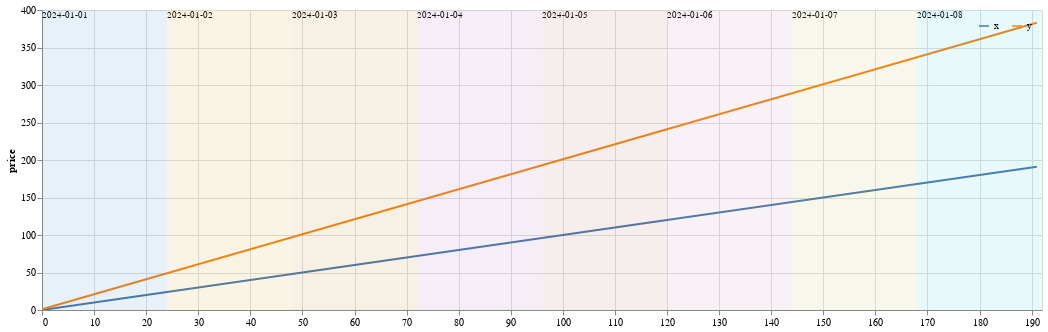

Notebook cell for this chart:
### Code cell
(
    plot + text + span
).properties(width=1000).interactive(bind_y=False)

### Figure 1 — Vega specification as saved in the notebook (floating-point values rounded to 4 significant figures; data arrays with more than 128 entries replaced by an {"elided": "..."} marker saying what was removed)
{"$schema": "https://vega.github.io/schema/vega/v5.json", "data": [{"name": "param_14_store"}, {"name": "param_13_store"}, {"name": "source_0", "values": {"elided": "384 records"}}, {"name": "data_0", "values": {"elided": "192 records"}}, {"name": "source_1", "values": [{"date_label": "2024-01-01", "datetime index": 0}, {"date_label": "2024-01-02", "datetime index": 24}, {"date_label": "2024-01-03", "datetime index": 48}, {"date_label": "2024-01-04", "datetime index": 72}, {"date_label": "2024-01-05", "datetime index": 96}, {"date_label": "2024-01-06", "datetime index": 120}, {"date_label": "2024-01-07", "datetime index": 144}, {"date_label": "2024-01-08", "datetime index": 168}]}, {"name": "source_2", "values": [{"_date_index": 0, "datetime index": 0, "datetime index_max": 24}, {"_date_index": 1, "datetime index": 24, "datetime index_max": 48}, {"_date_index": 2, "datetime index": 48, "datetime index_max": 72}, {"_date_index": 3, "datetime index": 72, "datetime index_max": 96}, {"_date_index": 4, "datetime index": 96, "datetime index_max": 120}, {"_date_index": 5, "datetime index": 120, "datetime index_max": 144}, {"_date_index": 6, "datetime index": 144, "datetime index_max": 168}, {"_date_index": 7, "datetime index": 168, "datetime index_max": 192}]}, {"name": "source_0_y_domain_price", "values": [{"min": 0, "max": 383}]}, {"name": "source_0_view_14_color_domain_asdf", "values": [{"asdf": "x"}, {"asdf": "y"}]}, {"name": "source_2_layer_3_color_domain__date_index", "values": [{"min": 0, "max": 7}]}], "signals": [{"name": "unit", "value": {}, "on": [{"events": "pointermove", "update": "isTuple(group()) ? group() : unit"}]}, {"name": "param_14", "update": "vlSelectionResolve(\"param_14_store\", \"union\")"}, {"name": "param_13", "update": "vlSelectionResolve(\"param_13_store\", \"union\", true, true)"}, {"name": "param_14_datetime_index", "on": [{"events": [{"source": "view", "type": "dblclick"}], "update": "null"}, {"events": {"signal": "param_14_translate_delta"}, "update": "panLinear(param_14_translate_anchor.extent_x, -param_14_translate_delta.x / width)"}, {"events": {"signal": "param_14_zoom_delta"}, "update": "zoomLinear(domain(\"x\"), param_14_zoom_anchor.x, param_14_zoom_delta)"}]}, {"name": "param_14_tuple", "on": [{"events": [{"signal": "param_14_datetime_index"}], "update": "param_14_datetime_index ? {unit: \"view_14\", fields: param_14_tuple_fields, values: [param_14_datetime_index]} : null"}]}, {"name": "param_14_tuple_fields", "value": [{"field": "datetime index", "channel": "x", "type": "R"}]}, {"name": "param_14_translate_anchor", "value": {}, "on": [{"events": [{"source": "scope", "type": "pointerdown"}], "update": "{x: x(unit), y: y(unit), extent_x: domain(\"x\")}"}]}, {"name": "param_14_translate_delta", "value": {}, "on": [{"events": [{"source": "window", "between": [{"source": "scope", "type": "pointerdown"}, {"source": "window", "type": "pointerup"}], "type": "pointermove", "consume": true}], "update": "{x: param_14_translate_anchor.x - x(unit), y: param_14_translate_anchor.y - y(unit)}"}]}, {"name": "param_14_zoom_anchor", "on": [{"events": [{"source": "scope", "type": "wheel", "consume": true}], "update": "{x: invert(\"x\", x(unit)), y: invert(\"y\", y(unit))}"}]}, {"name": "param_14_zoom_delta", "on": [{"events": [{"source": "scope", "type": "wheel", "consume": true}], "update": "pow(1.001, event.deltaY * pow(16, event.deltaMode))", "force": true}]}, {"name": "param_14_modify", "on": [{"events": {"signal": "param_14_tuple"}, "update": "modify(\"param_14_store\", param_14_tuple, true)"}]}, {"name": "param_13_tuple", "on": [{"events": [{"source": "scope", "markname": "view_13_voronoi", "type": "pointerover"}], "update": "datum && item().mark.marktype !== 'group' && indexof(item().mark.role, 'legend') < 0 ? {unit: \"view_13\", fields: param_13_tuple_fields, values: [(item().isVoronoi ? datum.datum : datum)[\"datetime index\"]]} : null", "force": true}, {"events": [{"source": "view", "type": "dblclick"}], "update": "null"}]}, {"name": "param_13_tuple_fields", "value": [{"type": "E", "field": "datetime index"}]}, {"name": "param_13_toggle", "value": false, "on": [{"events": [{"source": "scope", "markname": "view_13_voronoi", "type": "pointerover"}], "update": "event.shiftKey"}, {"events": [{"source": "view", "type": "dblclick"}], "update": "false"}]}, {"name": "param_13_modify", "on": [{"events": {"signal": "param_13_tuple"}, "update": "modify(\"param_13_store\", param_13_toggle ? null : param_13_tuple, param_13_toggle ? null : true, param_13_toggle ? param_13_tuple : null)"}]}], "marks": [{"type": "group", "name": "view_14_pathgroup", "from": {"facet": {"data": "source_0", "name": "faceted_path_view_14_main", "groupby": ["asdf"]}}, "encode": {"update": {"height": {"field": {"signal": null, "datum": null, "group": "height", "parent": null}}, "width": {"field": {"signal": null, "datum": null, "group": "width", "parent": null}}}}, "marks": [{"type": "line", "name": "view_14_marks", "from": {"data": "faceted_path_view_14_main"}, "sort": {"field": "datum[\"datetime index\"]"}, "encode": {"update": {"x": {"field": "datetime index", "scale": "x"}, "y": {"field": "price", "scale": "y"}, "defined": {"signal": "isValid(datum[\"datetime index\"]) && isFinite(+datum[\"datetime index\"]) && isValid(datum[\"price\"]) && isFinite(+datum[\"price\"])"}, "stroke": {"field": "asdf", "scale": "view_14_color"}}}, "interactive": true, "style": ["line"], "clip": true}]}, {"type": "rule", "name": "view_13_marks", "from": {"data": "data_0"}, "encode": {"update": {"y": {"value": 0}, "stroke": {"value": "black"}, "y2": {"field": {"signal": null, "datum": null, "group": "height", "parent": null}}, "opacity": [{"value": 1, "test": "length(data(\"param_13_store\")) && vlSelectionTest(\"param_13_store\", datum)"}, {"value": 0}], "tooltip": {"signal": "{\"datetime index\": format(datum[\"datetime index\"], \"\"), \"x\": format(datum[\"x\"], \"\"), \"y\": format(datum[\"y\"], \"\")}"}, "x": {"field": "datetime index", "scale": "x"}}}, "interactive": true, "clip": true, "style": ["rule"]}, {"type": "path", "name": "view_13_voronoi", "from": {"data": "view_13_marks"}, "encode": {"update": {"stroke": {"value": "transparent"}, "tooltip": {"signal": "{\"datetime index\": format(datum.datum[\"datetime index\"], \"\"), \"x\": format(datum.datum[\"x\"], \"\"), \"y\": format(datum.datum[\"y\"], \"\")}"}, "isVoronoi": {"value": true}, "strokeWidth": {"value": 0.35}, "fill": {"value": "transparent"}}}, "transform": [{"type": "voronoi", "x": {"expr": "datum.datum.x || 0"}, "y": {"expr": "datum.datum.y || 0"}, "size": [{"signal": "width"}, {"signal": "height"}]}], "interactive": true}, {"type": "text", "name": "layer_2_marks", "from": {"data": "source_1"}, "encode": {"update": {"fontSize": {"value": 9}, "fill": {"value": "black"}, "align": {"value": "left"}, "x": {"field": "datetime index", "scale": "x"}, "baseline": {"value": "middle"}, "y": {"value": 5}, "text": {"signal": "isValid(datum[\"date_label\"]) ? datum[\"date_label\"] : \"\"+datum[\"date_label\"]"}}}, "clip": true, "style": ["text"], "interactive": false}, {"type": "rect", "name": "layer_3_marks", "from": {"data": "source_2"}, "encode": {"update": {"x": {"field": "datetime index", "scale": "x"}, "x2": {"field": "datetime index_max", "scale": "x"}, "y": {"value": 0}, "opacity": {"value": 0.1}, "fill": {"field": "_date_index", "scale": "layer_3_color"}, "y2": {"field": {"signal": null, "datum": null, "group": "height", "parent": null}}}}, "clip": true, "interactive": false, "style": ["rect"]}], "scales": [{"name": "x", "type": "linear", "domain": [0, 192], "range": [0, {"signal": "width"}], "nice": false, "domainRaw": {"signal": "param_14[\"datetime index\"]"}, "zero": true}, {"name": "y", "type": "linear", "domain": [{"signal": "(data(\"source_0_y_domain_price\")[0] || {}).min"}, {"signal": "(data(\"source_0_y_domain_price\")[0] || {}).max"}], "range": [{"signal": "height"}, 0], "zero": false, "nice": true}, {"name": "view_14_color", "type": "ordinal", "domain": {"data": "source_0_view_14_color_domain_asdf", "field": "asdf", "sort": true}, "range": "category"}, {"name": "layer_3_color", "type": "linear", "domain": [{"signal": "(data(\"source_2_layer_3_color_domain__date_index\")[0] || {}).min"}, {"signal": "(data(\"source_2_layer_3_color_domain__date_index\")[0] || {}).max"}], "range": {"scheme": "category10"}, "zero": false, "interpolate": "hcl"}], "axes": [{"scale": "x", "aria": false, "domain": false, "orient": "bottom", "ticks": false, "zindex": 0, "grid": true, "minExtent": 0, "tickCount": {"signal": "ceil(width/40)"}, "gridScale": "y", "maxExtent": 0, "labels": false}, {"scale": "y", "aria": false, "zindex": 0, "ticks": false, "labels": false, "domain": false, "gridScale": "x", "tickCount": {"signal": "ceil(height/40)"}, "minExtent": 0, "orient": "left", "grid": true, "maxExtent": 0}, {"scale": "x", "grid": false, "tickCount": {"signal": "ceil(width/40)"}, "zindex": 0, "orient": "bottom", "labelFlush": true, "labelOverlap": true}, {"scale": "y", "title": "price", "grid": false, "tickCount": {"signal": "ceil(height/40)"}, "orient": "left", "labelOverlap": true, "zindex": 0}], "height": 300, "style": "cell", "legends": [{"direction": "horizontal", "offset": 10, "orient": "top-right", "stroke": "view_14_color", "symbolType": "stroke"}], "background": "white", "width": 1000, "padding": 5}
